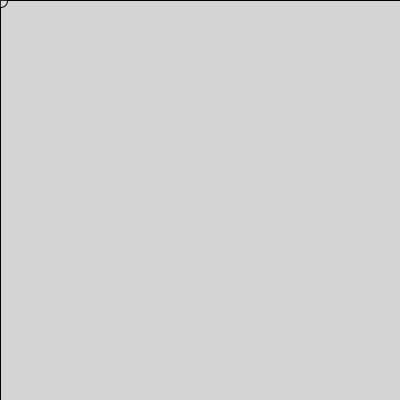
Frame 1 (no input)
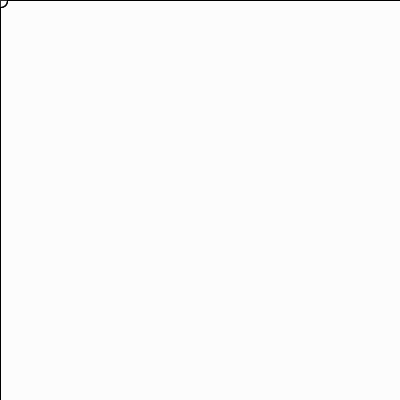
Frame 60 (the mouse pressed at the canvas centre just before this capture)
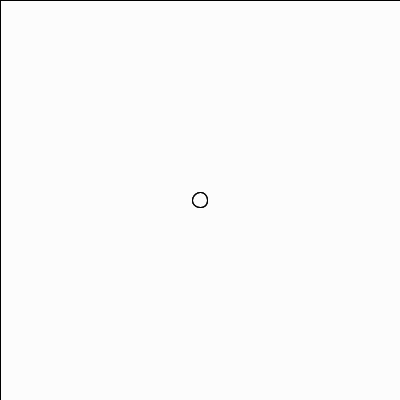
Frame 120 (the mouse held since frame 60 and released just before this capture)

The Processing sketch that drew these frames (run headless with seeded random() and noise(); from frame 60 on, the mouse is pressed at the canvas centre):

// Processing sketch: mousefollow_ellipse
// ── mousefollow_ellipse.pde
// Ravenous ellipse I
float x, y;
void setup(){
size(400, 400);
x = width/2;
y = height/2;
smooth();
}
void draw(){
// repaint background
fill(255, 40);
rect(0, 0, width, height);
/* find distance for x and y
between prey and predator */
float deltaX = (pmouseX-x);
float deltaY = (pmouseY-y);
x += deltaX;
y += deltaY;
ellipse(x, y, 15, 15);
}
